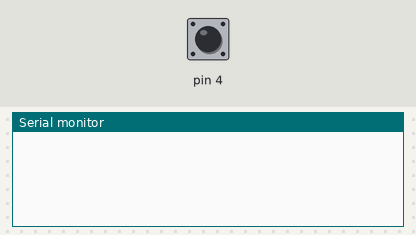
The sketch below on a simulated Arduino Uno, built with avr-gcc and run on an emulated ATmega328P. Shown: the last lines printed to the serial monitor. Inputs (shaded band) come from the test bench; at power-on: pin 4 HIGH.

Above: at 1.2 s.
1.3 s: pin 4 pulled LOW for 0.15 s
At 2.3 s:
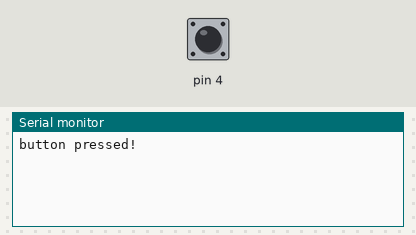
2.9 s: pin 4 pulled LOW for 1 s
At 3.6 s:
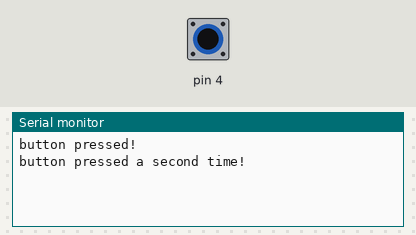

Measured:
- after the input at 1.3 s, the serial monitor: prints a new line at once (image 1)
- after the input at 2.9 s, the serial monitor: prints a new line at once (image 2)

The sketch:

arduino_stepping_through.ino
```cpp
//open serial monitor and set baudrate 38400
//connect pin 4 to ground to test

//this example keeps on looping but keeps track of button presses

int cnt= 0;

void setup() {
  Serial.begin(38400);
  pinMode(4, INPUT_PULLUP);
}
void loop() {
  if(cnt==0 && (digitalRead(4)==1)) {
    cnt= 1;
  }
  if(cnt==1 && (digitalRead(4)==0)) {
    Serial.println("button pressed!");
    cnt= 2;
  }
  if(cnt==2 && (digitalRead(4)==1)) {
    cnt= 3;
  }
  if(cnt==3 && (digitalRead(4)==0)) {
    Serial.println("button pressed a second time!");
    cnt= 0;
  }

  delay(10);
}
```
